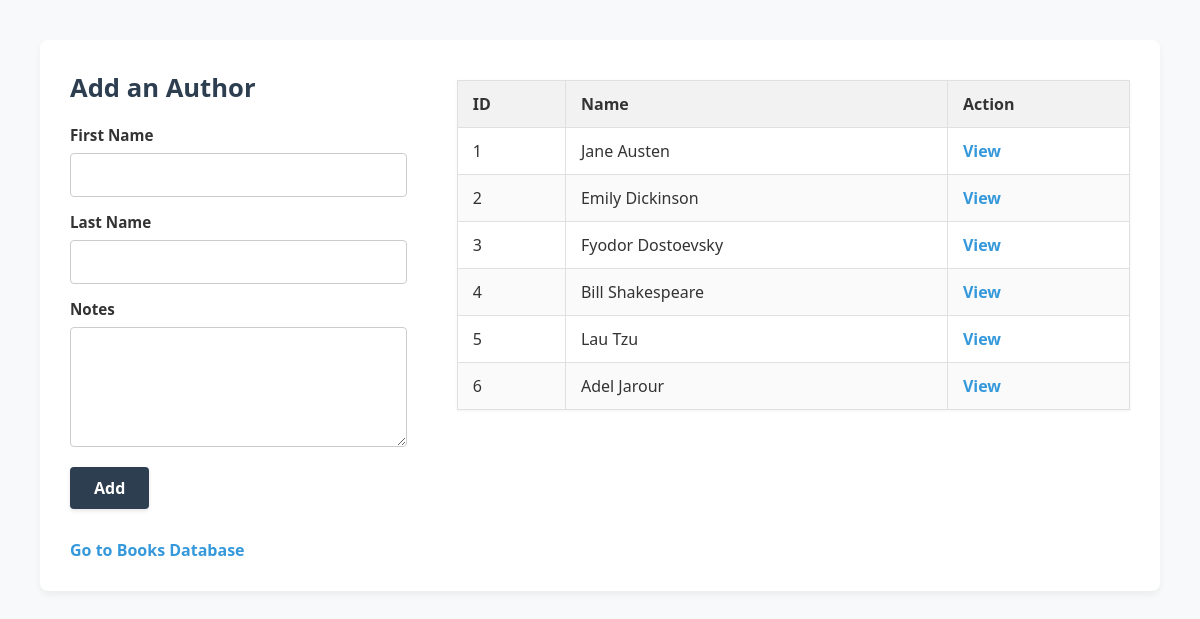
The app's page /authors with its own data.
### books_authors_app/models.py (models this page shows)
class Author(models.Model):
    first_name = models.CharField(max_length=100)
    last_name = models.CharField(max_length=100)
    notes = models.TextField()

### books_authors_app/views.py (the view)
# urls.py: path('authors', views.authors, name='authors'),
def authors(request):
    context = {
        'all_authors': Author.objects.all()
    }
    return render(request, 'authors.html', context)

### books_authors_app/templates/authors.html (shortened to what this page needs)
{% load static %}
<!DOCTYPE html>
<html lang="en">
<head>
    <link rel="stylesheet" href="{% static 'css/style.css' %}">
</head>
<body>
    <div class="container">
        <div class="row">
            <div class="col-form">
                <h2>Add an Author</h2>
                <form action="{% url 'add_author' %}" method="post">
                    <div class="form-group">
                        <label for="first_name">First Name</label>
                        <input type="text" id="first_name" name="first_name" required>
                    </div>
                    <div class="form-group">
                        <label for="last_name">Last Name</label>
                        <input type="text" id="last_name" name="last_name" required>
                    </div>
                    <div class="form-group">
                        <label for="notes">Notes</label>
                        <textarea id="notes" name="notes" required></textarea>
                    </div>
                    <button type="submit" class="btn">Add</button>
                </form>
            </div>
            <div class="col-table">
                <table class="data-table">
                    <thead>
                        <tr>
                            <th>ID</th>
                            <th>Name</th>
                            <th>Action</th>
                        </tr>
                    </thead>
                    <tbody>
                        {% for author in all_authors %}
                        <tr>
                            <td>{{ author.id }}</td>
                            <td>{{ author.first_name }} {{ author.last_name }}</td>
                            <td><a href="{% url 'author_detail' author.id %}">View</a></td>
                        </tr>
                        {% empty %}
                        <tr>
                            <td colspan="3" style="text-align: center;">No authors found in the database.</td>
                        </tr>
                        {% endfor %}
                    </tbody>
                </table>
            </div>
        </div>
        <div class="navigation-links">
            <a href="{% url 'books' %}">Go to Books Database</a>
        </div>
    </div>
</body>
</html>

### books_authors_app/static/css/style.css (style rules this page uses)
* { box-sizing: border-box; font-family: 'Segoe UI', Tahoma, Geneva, Verdana, sans-serif; margin: 0; padding: 0; }
body { background-color: #f7f9fa; color: #333; padding: 40px; display: flex; justify-content: center; }
.container { max-width: 1200px; width: 100%; background-color: #ffffff; padding: 30px; border-radius: 8px; box-shadow: 0 4px 6px rgba(0, 0, 0, 0.05); }
.row { display: flex; gap: 50px; flex-wrap: wrap; }
.col-form { flex: 1 1 300px; }
.col-table { flex: 2 2 600px; }
h2 { font-size: 1.6rem; margin-bottom: 20px; color: #2c3e50; }
.form-group { margin-bottom: 15px; }
.form-group label { display: block; font-weight: 600; margin-bottom: 8px; font-size: 0.95rem; }
.form-group input[type="text"], .form-group textarea, .form-group select { width: 100%; padding: 10px; border: 1px solid #ccc; border-radius: 4px; font-size: 1rem; background-color: #fff; transition: border-color 0.2s; }
.form-group textarea { height: 120px; resize: vertical; }
.btn { background-color: #2c3e50; color: #fff; border: none; padding: 10px 24px; font-size: 1rem; font-weight: 600; border-radius: 4px; cursor: pointer; box-shadow: 0 2px 4px rgba(0,0,0,0.1); transition: background-color 0.2s; }
.data-table { width: 100%; border-collapse: collapse; margin-top: 10px; box-shadow: 0 1px 3px rgba(0,0,0,0.05); }
.data-table th, .data-table td { padding: 12px 15px; text-align: left; border: 1px solid #e0e0e0; }
.data-table th { background-color: #f2f2f2; color: #333; font-weight: 700; }
.data-table tr:nth-child(even) { background-color: #fafafa; }
a { color: #3498db; text-decoration: none; font-weight: 600; }
.navigation-links { margin-top: 30px; display: flex; gap: 20px; }

### records on screen
Author: id "1", first_name "Jane", last_name "Austen"
Author: id "2", first_name "Emily", last_name "Dickinson"
Author: id "3", first_name "Fyodor", last_name "Dostoevsky"
Author: id "4", first_name "Bill", last_name "Shakespeare"
Author: id "5", first_name "Lau", last_name "Tzu"
Author: id "6", first_name "Adel", last_name "Jarour"
